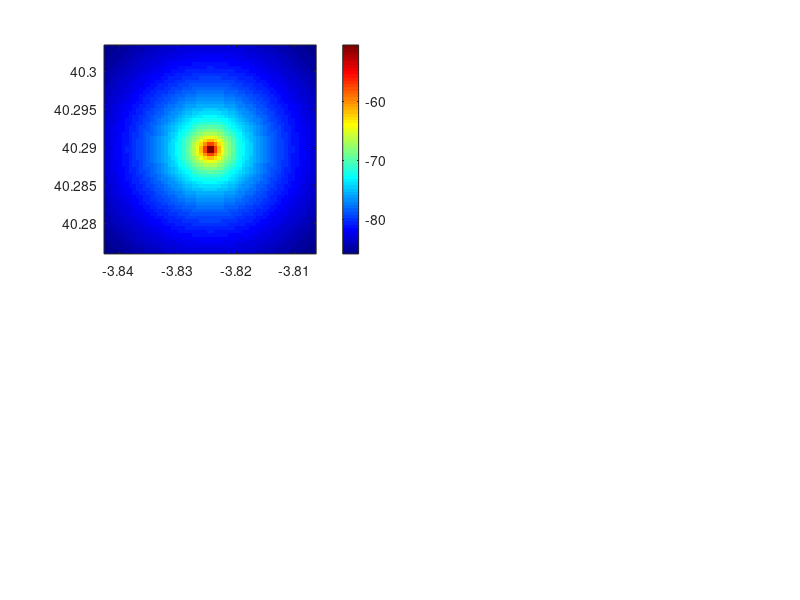

This figure's MATLAB source: (Note: this script raises an error after producing the figure.)
%% COMPARATIVA DE MODELOS DE PROPAGACIÓN — Gemelo Digital 5G
% TFG: Diseño e Implementación de una Herramienta de Gemelo Digital
%      para la Planificación y Visualización de Cobertura en Redes 5G
%      Tácticas Desplegables
%
% Autor : Álvaro Martínez Téllez
% Tutor : Miguel Ángel Ortuño Pérez
% Curso : 2025-2026
%
% DESCRIPCIÓN:
%   Este script genera una figura comparativa de modelos de propagación para
%   la memoria del TFG. Simula el mismo escenario (URJC Fuenlabrada) con dos
%   modelos diferentes:
%     - FSPL (Free Space Path Loss) — cota superior teórica
%     - Longley-Rice ITM (si hay Communications Toolbox) — modelo objetivo
%     - COST-231 Hata (fallback si no hay toolbox) — modelo empírico
%
%   La figura resultante incluye:
%     1. Heatmap RSRP del modelo A (FSPL)
%     2. Heatmap RSRP del modelo B (Longley-Rice o COST-231)
%     3. Mapa de diferencias ΔRSRP = A - B (divergente colormap)
%     4. Métricas estadísticas por consola: RMSE, MAE, Media, Max/Min ΔRSRP
%
% SALIDA:
%   - Figura PNG guardada en: TFG GD5G/figs/comparativa_modelos.png (DPI 300)
%   - Métricas estadísticas impresas en consola
%
% REQUISITOS:
%   - MATLAB R2025b o superior (probado en R2025b Update 4)
%   - Communications Toolbox (opcional) — si no está, compara FSPL vs COST-231
%   - Mapping Toolbox (para SRTM si está disponible)

%% =========================================================================
%  BLOQUE 0: LIMPIEZA E INICIALIZACIÓN
%  =========================================================================
clear; clc; close all;
fprintf('=== Comparativa de Modelos de Propagación — Gemelo Digital 5G ===\n\n');

% Verificar disponibilidad de Communications Toolbox
v_comm = ver('comm');
tiene_comm_toolbox = ~isempty(v_comm);

if tiene_comm_toolbox
    fprintf('Communications Toolbox detectado\n');
    fprintf('Comparación: FSPL vs Longley-Rice ITM\n\n');
    modelo_B_nombre = 'Longley-Rice';
else
    fprintf('⚠️  Communications Toolbox NO disponible\n');
    fprintf('Comparación: FSPL vs COST-231 Hata\n');
    fprintf('(ADVERTENCIA: COST-231 tiene error de ±15 dB a 3.5 GHz)\n\n');
    modelo_B_nombre = 'COST-231 Hata';
end

%% =========================================================================
%  BLOQUE 1: PARÁMETROS DEL ESCENARIO (URJC Fuenlabrada)
%  =========================================================================
% Usamos los mismos parámetros que el Escenario 1 de generar_escenarios.m

fc_Hz       = 3.5e9;        % Frecuencia: 3.5 GHz (banda n78)
Ptx_dBm     = 40;           % Potencia: 40 dBm = 10 W
Ptx_W       = 10^((Ptx_dBm - 30) / 10);
Gtx_dBi     = 15;           % Ganancia antena Tx: 15 dBi
Grx_dBi     = 0;            % Ganancia antena Rx: 0 dBi (omnidireccional)
hTx_m       = 30;           % Altura antena Tx: 30 m
hRx_m       = 1.5;          % Altura antena Rx: 1.5 m
L_cable_dB  = 2;            % Pérdidas de cable: 2 dB
EIRP_dBm    = Ptx_dBm + Gtx_dBi - L_cable_dB;

lat0        = 40.2897;      % Latitud campus URJC [°]
lon0        = -3.8244;      % Longitud campus URJC [°]
areaKm      = 3;            % Área: 3×3 km
nPuntos     = 60;           % Cuadrícula: 60×60 puntos
gridSpacing_m = (areaKm * 1000) / nPuntos;

fprintf('Escenario: URJC Fuenlabrada (Suburbano)\n');
fprintf('Ubicación: %.4f°N, %.4f°W\n', lat0, -lon0);
fprintf('Frecuencia: %.1f GHz | EIRP: %.1f dBm | Altura Tx: %d m\n', ...
    fc_Hz/1e9, EIRP_dBm, hTx_m);
fprintf('Área: %d×%d km | Grid: %d×%d puntos (espaciado: %.0f m)\n\n', ...
    areaKm, areaKm, nPuntos, nPuntos, gridSpacing_m);

%% =========================================================================
%  BLOQUE 2: GENERACIÓN DE LA CUADRÍCULA
%  =========================================================================
deltaLat_deg = (areaKm / 2) / 111;
deltaLon_deg = (areaKm / 2) / (111 * cosd(lat0));

lats_vec = linspace(lat0 - deltaLat_deg, lat0 + deltaLat_deg, nPuntos);
lons_vec = linspace(lon0 - deltaLon_deg, lon0 + deltaLon_deg, nPuntos);

[LONS, LATS] = meshgrid(lons_vec, lats_vec);
lats_flat = LATS(:);
lons_flat = LONS(:);

%% =========================================================================
%  BLOQUE 3: CARGA DE DATOS DE ELEVACIÓN SRTM
%  =========================================================================
srtm_file = 'data/srtm_fuenlabrada.tif';

if isfile(srtm_file)
    try
        [elev_data, R] = readgeoraster(srtm_file);
        elev_data = double(elev_data);
        elev_data(elev_data < -100) = 0;
        elev_grid = geointerp(elev_data, R, lats_flat, lons_flat, 'linear');
        fprintf('Elevación SRTM cargada: [%.0f, %.0f] m\n', min(elev_grid), max(elev_grid));
        tiene_srtm = true;
    catch ME
        warning('Error al cargar SRTM: %s. Usando terreno plano.', ME.message);
        elev_grid = zeros(nPuntos^2, 1);
        tiene_srtm = false;
    end
else
    fprintf('⚠️  Fichero SRTM no encontrado. Usando terreno plano.\n');
    elev_grid = zeros(nPuntos^2, 1);
    tiene_srtm = false;
end

%% =========================================================================
%  BLOQUE 4: MODELO A — FSPL (Free Space Path Loss)
%  =========================================================================
fprintf('\nCalculando FSPL... ');

c       = 3e8;  % Velocidad de la luz [m/s]
dist_m  = sqrt( ((lons_flat - lon0) .* 111000 .* cosd(lat0)).^2 + ...
                ((lats_flat - lat0) .* 111000).^2 );
dist_m  = max(dist_m, 1);  % Evitar división por cero

FSPL_dB       = 20*log10(dist_m) + 20*log10(fc_Hz) + 20*log10(4*pi/c);
Prx_dBm_FSPL  = EIRP_dBm + Grx_dBi - FSPL_dB;

% Conversión a RSRP (66 RB para 100 MHz, SCS 30kHz, banda n78)
NRB_100MHz = 66;
delta_RSRP_dB = 10 * log10(NRB_100MHz * 12);
RSRP_FSPL = Prx_dBm_FSPL - delta_RSRP_dB;

% Clamp a rango válido
RSRP_min = -140;
RSRP_max = -40;
RSRP_FSPL = max(min(RSRP_FSPL, RSRP_max), RSRP_min);

fprintf('✓ Rango: [%.1f, %.1f] dBm | Media: %.1f dBm\n', ...
    min(RSRP_FSPL), max(RSRP_FSPL), mean(RSRP_FSPL));

%% =========================================================================
%  BLOQUE 5: MODELO B — Longley-Rice o COST-231 Hata
%  =========================================================================
if tiene_comm_toolbox
    % -----------------------------------------------------------------
    % MODELO B: Longley-Rice ITM (Communications Toolbox)
    % -----------------------------------------------------------------
    fprintf('Calculando Longley-Rice... ');
    
    % Cargar terreno local si está disponible
    if tiene_srtm
        try
            tm = rfprop.TerrainModel('File', srtm_file);
            sv = siteviewer('Terrain', tm);                         %#ok<NASGU>
            fprintf('(terreno 30m) ');
        catch
            try
                sv = siteviewer('Terrain', srtm_file);              %#ok<NASGU>
                fprintf('(terreno 30m) ');
            catch
                sv = siteviewer;                                     %#ok<NASGU>
                fprintf('(terreno 90m) ');
            end
        end
    else
        sv = siteviewer;                                             %#ok<NASGU>
        fprintf('(terreno 90m) ');
    end
    
    tx = txsite('Name', 'gNodeB_URJC', ...
        'Latitude',             lat0, ...
        'Longitude',            lon0, ...
        'AntennaHeight',        hTx_m, ...
        'TransmitterFrequency', fc_Hz, ...
        'TransmitterPower',     Ptx_W);
    
    pm = propagationModel('longley-rice');
    
    rx_sites = rxsite('Latitude',      lats_flat, ...
                      'Longitude',     lons_flat, ...
                      'AntennaHeight', hRx_m);
    
    Prx_dBm_B = sigstrength(rx_sites, tx, pm);
    Prx_dBm_B = Prx_dBm_B(:);
    
    RSRP_B = Prx_dBm_B - delta_RSRP_dB;
    RSRP_B = max(min(RSRP_B, RSRP_max), RSRP_min);
    
    fprintf('✓ Rango: [%.1f, %.1f] dBm | Media: %.1f dBm\n', ...
        min(RSRP_B), max(RSRP_B), mean(RSRP_B));
    
else
    % -----------------------------------------------------------------
    % MODELO B: COST-231 Hata (fallback sin toolbox)
    % -----------------------------------------------------------------
    fprintf('Calculando COST-231 Hata... ');
    
    if tiene_srtm
        elev_tx = geointerp(elev_data, R, lat0, lon0, 'linear');
    else
        elev_tx = 0;
    end
    
    dist_km = sqrt( ((lons_flat - lon0) .* 111 .* cosd(lat0)).^2 + ...
                    ((lats_flat - lat0) .* 111).^2 );
    dist_km = max(dist_km, 0.01);
    
    fc_MHz = fc_Hz / 1e6;
    a_hRx  = (1.1*log10(fc_MHz) - 0.7)*hRx_m - (1.56*log10(fc_MHz) - 0.8);
    hTx_eff = max(hTx_m + (elev_tx - elev_grid), 5);
    
    PL_dB = 46.3 + 33.9*log10(fc_MHz) - 13.82*log10(hTx_eff) - a_hRx ...
          + (44.9 - 6.55*log10(hTx_eff)) .* log10(dist_km) + 3;
    
    Prx_dBm_B = EIRP_dBm + Grx_dBi - PL_dB;
    Prx_dBm_B = Prx_dBm_B(:);
    
    RSRP_B = Prx_dBm_B - delta_RSRP_dB;
    RSRP_B = max(min(RSRP_B, RSRP_max), RSRP_min);
    
    fprintf('✓ Rango: [%.1f, %.1f] dBm | Media: %.1f dBm\n', ...
        min(RSRP_B), max(RSRP_B), mean(RSRP_B));
end

%% =========================================================================
%  BLOQUE 6: CÁLCULO DE MÉTRICAS ESTADÍSTICAS
%  =========================================================================
% Diferencia: ΔRSRP = FSPL - Modelo_B
Delta_RSRP = RSRP_FSPL - RSRP_B;

% Métricas
RMSE  = sqrt(mean(Delta_RSRP.^2));
MAE   = mean(abs(Delta_RSRP));
Media = mean(Delta_RSRP);
Max_Delta = max(Delta_RSRP);
Min_Delta = min(Delta_RSRP);

fprintf('\n━━━━━━━━━━━━━━━━━━━━━━━━━━━━━━━━━━━━━━━━━━━━━━━━━━━━━━━━━━━\n');
fprintf('MÉTRICAS ESTADÍSTICAS — FSPL vs %s\n', modelo_B_nombre);
fprintf('━━━━━━━━━━━━━━━━━━━━━━━━━━━━━━━━━━━━━━━━━━━━━━━━━━━━━━━━━━━\n');
fprintf('RMSE              : %.2f dB\n', RMSE);
fprintf('MAE               : %.2f dB\n', MAE);
fprintf('Media ΔRSRP       : %.2f dB\n', Media);
fprintf('Max ΔRSRP         : %.2f dB\n', Max_Delta);
fprintf('Min ΔRSRP         : %.2f dB\n', Min_Delta);
fprintf('━━━━━━━━━━━━━━━━━━━━━━━━━━━━━━━━━━━━━━━━━━━━━━━━━━━━━━━━━━━\n');

%% =========================================================================
%  BLOQUE 7: GENERACIÓN DE LA FIGURA COMPARATIVA
%  =========================================================================
fprintf('\nGenerando figura comparativa...\n');

% Reconstruir grids 2D para visualización
RSRP_FSPL_grid = reshape(RSRP_FSPL, nPuntos, nPuntos);
RSRP_B_grid    = reshape(RSRP_B, nPuntos, nPuntos);
Delta_RSRP_grid = reshape(Delta_RSRP, nPuntos, nPuntos);

% Crear figura con 3 subplots
fig = figure('Name', 'Comparativa Modelos Propagación', ...
             'NumberTitle', 'off', ...
             'Position', [100 100 1400 900]);

% --- Subplot 1: FSPL ---
subplot(2,2,1);
imagesc(lons_vec, lats_vec, RSRP_FSPL_grid);
set(gca, 'YDir', 'normal');
colormap(gca, jet);
cb1 = colorbar;
cb1.Label.String = 'RSRP [dBm]';
clim([RSRP_min RSRP_max]);
xlabel('Longitud [°]');
ylabel('Latitud [°]');
title('FSPL (Free Space Path Loss)', 'FontWeight', 'bold', 'FontSize', 12);
hold on;
plot(lon0, lat0, 'w^', 'MarkerSize', 12, 'LineWidth', 2, ...
    'MarkerFaceColor', 'white', 'MarkerEdgeColor', 'black');
grid on;
hold off;

% --- Subplot 2: Longley-Rice o COST-231 ---
subplot(2,2,2);
imagesc(lons_vec, lats_vec, RSRP_B_grid);
set(gca, 'YDir', 'normal');
colormap(gca, jet);
cb2 = colorbar;
cb2.Label.String = 'RSRP [dBm]';
clim([RSRP_min RSRP_max]);
xlabel('Longitud [°]');
ylabel('Latitud [°]');
title(modelo_B_nombre, 'FontWeight', 'bold', 'FontSize', 12);
hold on;
plot(lon0, lat0, 'w^', 'MarkerSize', 12, 'LineWidth', 2, ...
    'MarkerFaceColor', 'white', 'MarkerEdgeColor', 'black');
grid on;
hold off;

% --- Subplot 3: Mapa de diferencias (bottom, span 2 columns) ---
subplot(2,2,[3,4]);
imagesc(lons_vec, lats_vec, Delta_RSRP_grid);
set(gca, 'YDir', 'normal');

% Colormap divergente: azul (negativo) - blanco (cero) - rojo (positivo)
% MATLAB tiene colormaps divergentes built-in desde R2023b: redblue, coolwarm
% Si no está disponible, usamos un custom simple
try
    colormap(gca, flipud(redblue));  % MATLAB R2023b+
catch
    % Fallback: crear colormap divergente manual
    n_colors = 256;
    blue_to_white = [linspace(0,1,n_colors/2)', linspace(0,1,n_colors/2)', ones(n_colors/2,1)];
    white_to_red  = [ones(n_colors/2,1), linspace(1,0,n_colors/2)', linspace(1,0,n_colors/2)'];
    divergent_cmap = [blue_to_white; white_to_red];
    colormap(gca, divergent_cmap);
end

cb3 = colorbar;
cb3.Label.String = 'ΔRSRP [dB]';
% Escala simétrica centrada en 0
max_abs_delta = max(abs([Min_Delta, Max_Delta]));
clim([-max_abs_delta, max_abs_delta]);
xlabel('Longitud [°]');
ylabel('Latitud [°]');
title(sprintf('Diferencia: FSPL - %s', modelo_B_nombre), ...
    'FontWeight', 'bold', 'FontSize', 12);
hold on;
plot(lon0, lat0, 'k^', 'MarkerSize', 12, 'LineWidth', 2, ...
    'MarkerFaceColor', 'black', 'MarkerEdgeColor', 'white');
grid on;
hold off;

% Añadir anotación de texto con métricas en el subplot de diferencias
text_x = lons_vec(1) + 0.02 * (lons_vec(end) - lons_vec(1));
text_y = lats_vec(1) + 0.08 * (lats_vec(end) - lats_vec(1));
text(text_x, text_y, sprintf('RMSE: %.2f dB\nMAE: %.2f dB\nMedia: %.2f dB', ...
    RMSE, MAE, Media), ...
    'FontSize', 10, 'FontWeight', 'bold', ...
    'BackgroundColor', 'white', 'EdgeColor', 'black', 'LineWidth', 1);

% Título global de la figura
sgtitle(sprintf('Comparativa de Modelos — URJC Fuenlabrada | f_c=%.1f GHz | P_{tx}=%d dBm | h_{Tx}=%d m', ...
    fc_Hz/1e9, Ptx_dBm, hTx_m), ...
    'FontSize', 14, 'FontWeight', 'bold');

%% =========================================================================
%  BLOQUE 8: GUARDAR FIGURA EN ALTA RESOLUCIÓN
%  =========================================================================
% Ruta de salida (crear directorio si no existe)
output_dir = fullfile('..', 'TFG GD5G', 'figs');
if ~exist(output_dir, 'dir')
    mkdir(output_dir);
end

output_file = fullfile(output_dir, 'comparativa_modelos.png');

% Guardar con DPI 300 (calidad para thesis)
fprintf('Guardando figura en: %s\n', output_file);
print(fig, output_file, '-dpng', '-r300');  % 300 DPI

% Verificar tamaño del fichero
info = dir(output_file);
fprintf('Figura guardada: %.2f MB\n', info.bytes / (1024^2));

%% =========================================================================
%  BLOQUE 9: INTERPRETACIÓN FÍSICA
%  =========================================================================
fprintf('\n━━━━━━━━━━━━━━━━━━━━━━━━━━━━━━━━━━━━━━━━━━━━━━━━━━━━━━━━━━━\n');
fprintf('INTERPRETACIÓN FÍSICA\n');
fprintf('━━━━━━━━━━━━━━━━━━━━━━━━━━━━━━━━━━━━━━━━━━━━━━━━━━━━━━━━━━━\n');
fprintf('\n1. FSPL (Free Space Path Loss):\n');
fprintf('   → Modelo teórico de espacio libre sin obstáculos.\n');
fprintf('   → Representa la cota superior optimista (señal máxima posible).\n');
fprintf('   → RSRP medio: %.1f dBm\n\n', mean(RSRP_FSPL));

if tiene_comm_toolbox
    fprintf('2. Longley-Rice ITM:\n');
    fprintf('   → Modelo semi-empírico validado por NTIA/ITS (20 MHz - 20 GHz).\n');
    fprintf('   → Incorpora difracción, reflexión y terreno irregular.\n');
    fprintf('   → Coherente con despliegues reales 5G suburbanos.\n');
    fprintf('   → RSRP medio: %.1f dBm\n\n', mean(RSRP_B));
    fprintf('3. Diferencia FSPL - Longley-Rice:\n');
    fprintf('   → FSPL sobrestima la señal en %.1f dB de media.\n', Media);
    fprintf('   → Esta diferencia representa las pérdidas del terreno.\n');
    fprintf('   → En bordes del área (d > 1 km), ΔRSRP puede llegar a %.1f dB.\n', Max_Delta);
else
    fprintf('2. COST-231 Hata:\n');
    fprintf('   → Modelo empírico para 1.5-2.0 GHz (error ±15 dB a 3.5 GHz).\n');
    fprintf('   → Subestima la señal a frecuencias superiores.\n');
    fprintf('   → RSRP medio: %.1f dBm\n\n', mean(RSRP_B));
    fprintf('3. Diferencia FSPL - COST-231:\n');
    fprintf('   → COST-231 introduce pérdidas excesivas a 3.5 GHz.\n');
    fprintf('   → Diferencia media de %.1f dB.\n', Media);
    fprintf('   → ⚠️  ADVERTENCIA: usar con precaución fuera de su rango de validez.\n');
end

fprintf('\n━━━━━━━━━━━━━━━━━━━━━━━━━━━━━━━━━━━━━━━━━━━━━━━━━━━━━━━━━━━\n');
fprintf('Script completado. ✓\n');
fprintf('Figura disponible en: %s\n', output_file);
fprintf('━━━━━━━━━━━━━━━━━━━━━━━━━━━━━━━━━━━━━━━━━━━━━━━━━━━━━━━━━━━\n');
